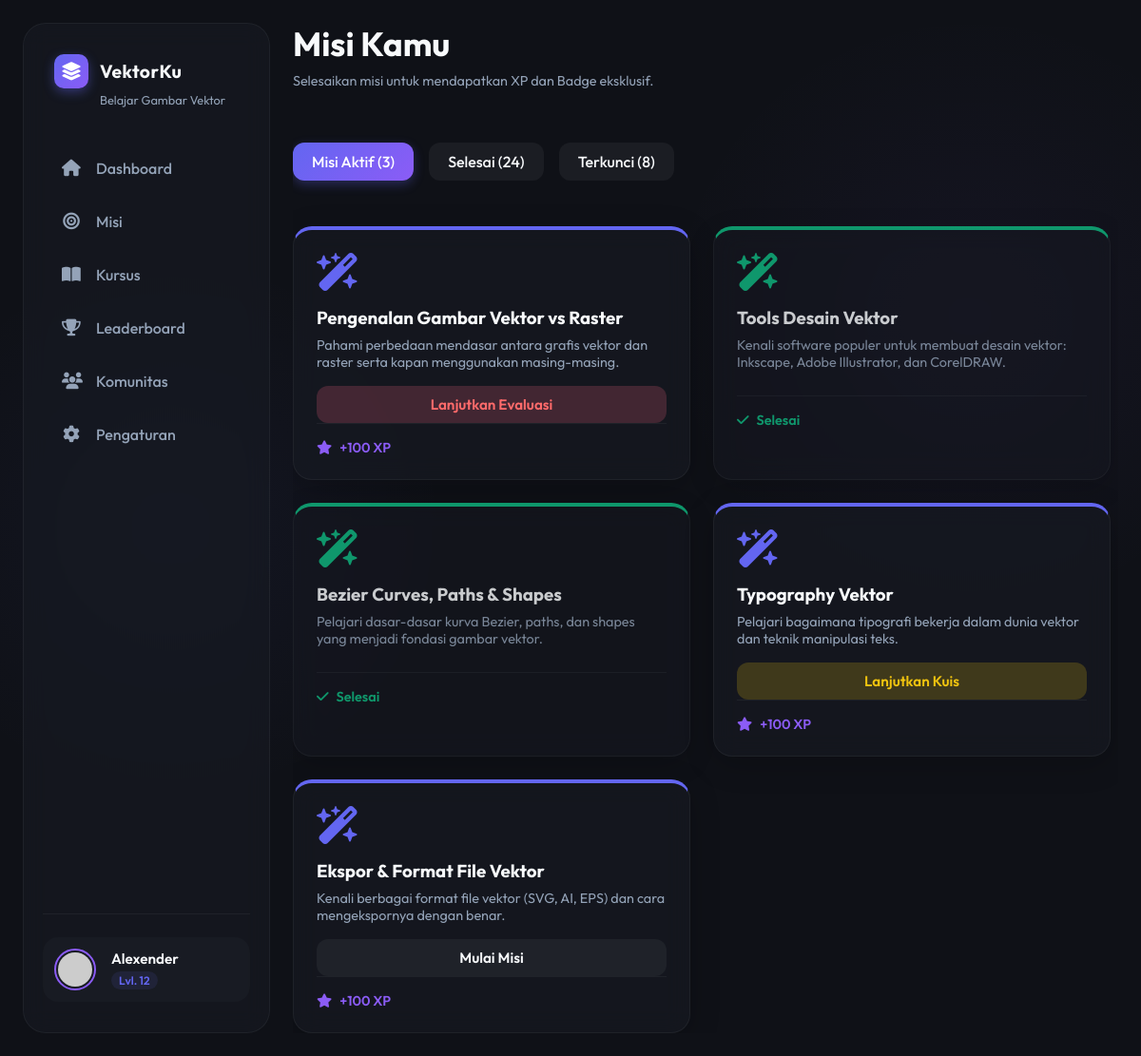
Screenshot of /misi/ (signed in) with the database file from the repository.
### dashboard/models.py (models this page shows, shortened)
class Mission(models.Model):
    title = models.CharField(max_length=200)
    description = models.TextField()
    xp_reward = models.IntegerField(default=50)
    content = models.TextField(help_text="Materi pembelajaran HTML/Markdown untuk misi ini.")
    order = models.IntegerField(default=0, help_text="Urutan misi")

### dashboard/views.py (the view)
# urls.py: path('misi/', views.misi, name='misi'),
@login_required(login_url='login')
def misi(request):
    missions = Mission.objects.all().order_by('order')
    progress_dict = {}
    for p in UserMissionProgress.objects.filter(user=request.user):
        progress_dict[p.mission_id] = p.status
    mission_list = []
    for mission in missions:
        mission_list.append({
            'mission': mission,
            'status': progress_dict.get(mission.id, 'not_started')
        })
    context = {
        'mission_list': mission_list,
    }
    return render(request, 'dashboard/misi.html', context)

### dashboard/templates/dashboard/misi.html (shortened to what this page needs)
{% load static %}
<!DOCTYPE html>
<html lang="id">
<head>
    <link rel="stylesheet" href="https://cdnjs.cloudflare.com/ajax/libs/font-awesome/6.4.0/css/all.min.css">
    <link rel="stylesheet" href="{% static 'dashboard/style.css' %}">
</head>
<body>
    <div class="dashboard-container two-columns">
        <aside class="sidebar">
            <div class="sidebar-header">
                <div class="logo">
                    <div class="logo-icon"><i class="fa-solid fa-layer-group"></i></div>
                    <h2>VektorKu</h2>
                </div>
                <p class="subtitle">Belajar Gambar Vektor</p>
            </div>
            <nav class="sidebar-nav">
                <ul>
                    <li><a href="{% url 'index' %}"><i class="fa-solid fa-house"></i> Dashboard</a></li>
                    <li><a href="{% url 'misi' %}"><i class="fa-solid fa-bullseye"></i> Misi</a></li>
                    <li><a href="{% url 'kursus' %}"><i class="fa-solid fa-book-open"></i> Kursus</a></li>
                    <li><a href="{% url 'leaderboard' %}"><i class="fa-solid fa-trophy"></i> Leaderboard</a></li>
                    <li><a href="{% url 'komunitas' %}"><i class="fa-solid fa-users"></i> Komunitas</a></li>
                    <li><a href="{% url 'pengaturan' %}"><i class="fa-solid fa-gear"></i> Pengaturan</a></li>
                </ul>
            </nav>
            <div class="sidebar-footer">
                <div class="user-profile">
                    <img src="https://i.pravatar.cc/150?img=11" alt="User Avatar" class="avatar">
                    <div class="user-info">
                        <h4>Alexender</h4>
                        <span class="user-level">Lvl. 12</span>
                    </div>
                </div>
            </div>
        </aside>
        <main class="main-content">
            <header class="section-header" style="margin-bottom: 32px;">
                <div>
                    <h1 style="font-size: 2.2rem; margin-bottom: 8px;">Misi Kamu</h1>
                    <p>Selesaikan misi untuk mendapatkan XP dan Badge eksklusif.</p>
                </div>
            </header>
            <div class="mission-tabs">
                <div class="tab active">Misi Aktif (3)</div>
                <div class="tab">Selesai (24)</div>
                <div class="tab">Terkunci (8)</div>
            </div>
            <div class="missions-grid">
                {% for item in mission_list %}
                <div class="mission-item-card glass-panel {% if item.status == 'completed' %}completed{% endif %}">
                    <i class="fa-solid fa-wand-magic-sparkles mission-icon"></i>
                    <h3 style="margin-bottom: 8px;">{{ item.mission.title }}</h3>
                    <p style="color: var(--text-secondary); font-size: 0.9rem; margin-bottom: 16px;">{{ item.mission.description }}</p>
                    {% if item.status == 'not_started' %}
                    <a href="{% url 'misi_materi' item.mission.id %}" class="cta-button" style="text-decoration: none; width: 100%; justify-content: center; padding: 10px; background: rgba(255,255,255,0.05); color: var(--text-primary);">Mulai Misi</a>
                    {% elif item.status == 'reading' %}
                    <a href="{% url 'misi_materi' item.mission.id %}" class="cta-button" style="text-decoration: none; width: 100%; justify-content: center; padding: 10px;">Lanjutkan Materi</a>
                    {% elif item.status == 'quiz' %}
                    <a href="{% url 'misi_kuis' item.mission.id %}" class="cta-button" style="text-decoration: none; width: 100%; justify-content: center; padding: 10px; background: rgba(241, 196, 15, 0.2); color: #f1c40f;">Lanjutkan Kuis</a>
                    {% elif item.status == 'evaluation' %}
                    <a href="{% url 'misi_evaluasi' item.mission.id %}" class="cta-button" style="text-decoration: none; width: 100%; justify-content: center; padding: 10px; background: rgba(255, 99, 132, 0.2); color: #ff6b6b;">Lanjutkan Evaluasi</a>
                    {% elif item.status == 'completed' %}
                    <div class="mission-reward" style="color: var(--accent-green); text-align: center; margin-top: 10px;">
                        <i class="fa-solid fa-check"></i> Selesai
                    </div>
                    {% endif %}
                    {% if item.status != 'completed' %}
                    <div class="mission-reward">
                        <i class="fa-solid fa-star"></i> +{{ item.mission.xp_reward }} XP
                    </div>
                    {% endif %}
                </div>
                {% empty %}
                <p style="grid-column: 1 / -1; text-align: center; color: var(--text-secondary);">Belum ada misi tersedia saat ini.</p>
                {% endfor %}
            </div>
        </main>
    </div>
</body>
</html>

### rows the page displays
Mission: mission "Pengenalan Gambar Vektor vs Raster", mission.description "Pahami perbedaan mendasar antara grafis vektor dan raster serta kapan menggunakan masing-masing.", shows "Lanjutkan Evaluasi", mission.xp_reward "100"
Mission: mission "Tools Desain Vektor", mission.description "Kenali software populer untuk membuat desain vektor: Inkscape, Adobe Illustrator, dan CorelDRAW.", shows "Selesai"
Mission: mission "Bezier Curves, Paths & Shapes", mission.description "Pelajari dasar-dasar kurva Bezier, paths, dan shapes yang menjadi fondasi gambar vektor.", shows "Selesai"
Mission: mission "Typography Vektor", mission.description "Pelajari bagaimana tipografi bekerja dalam dunia vektor dan teknik manipulasi teks.", shows "Lanjutkan Kuis", mission.xp_reward "100"
Mission: mission "Ekspor & Format File Vektor", mission.description "Kenali berbagai format file vektor (SVG, AI, EPS) dan cara mengekspornya dengan benar.", shows "Mulai Misi", mission.xp_reward "100"
